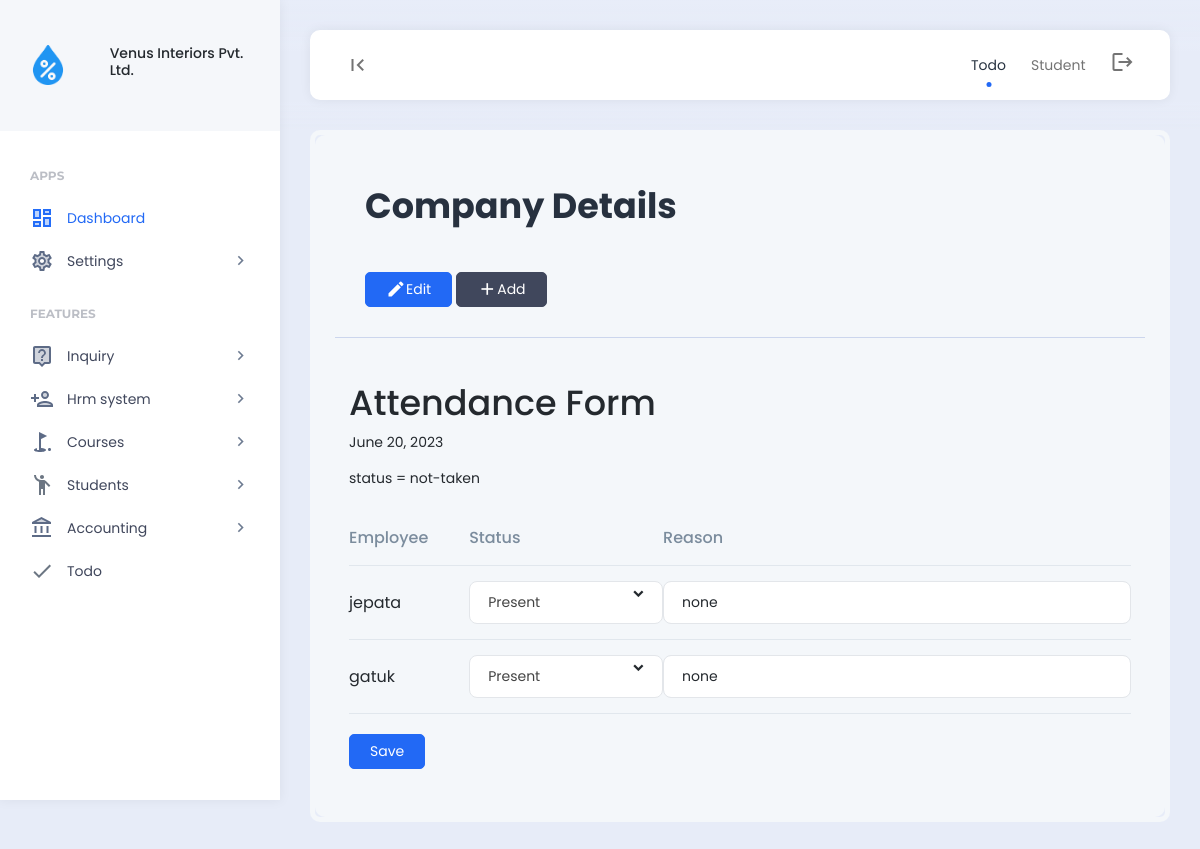
Page /manage_attendance/ on the earlier database version.
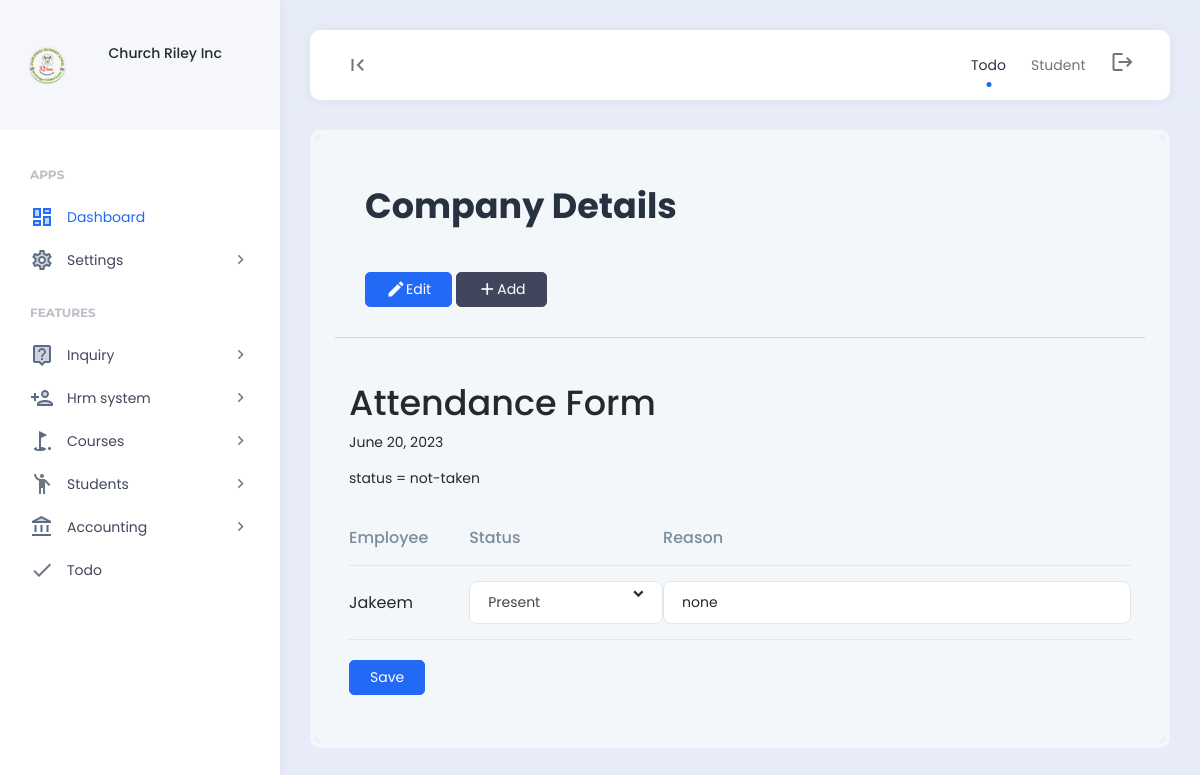
Same page on the later database version.
### features/models.py (models this page shows, shortened)
class Company(models.Model):
    company_name = models.CharField(max_length=255)
    company_address = models.CharField(max_length=255)
    company_email = models.CharField(max_length=255)
    company_contact_number = models.CharField(max_length=255)
    company_logo = models.ImageField(upload_to='company_images/')
    payment_terms = models.TextField()
    created = models.DateField(auto_now_add=True)
    class Meta:
        verbose_name_plural = "03. Company Setup"

### hrm/models.py (models this page shows, shortened)
class Employee(models.Model):
    department = models.ForeignKey(Department, on_delete=models.SET_NULL,null=True)
    designation = models.ForeignKey(Designation, on_delete=models.SET_NULL,null=True)
    user = models.OneToOneField(User, on_delete=models.CASCADE)
    permission = models.ForeignKey(Permission,on_delete=models.SET_NULL,null=True, blank=True)
    code = models.CharField(max_length=100,null=True, blank=True)
    email = models.CharField(max_length=200,null=True, blank=True)
    contact = models.CharField(max_length=200,null=True, blank=True)
    address = models.CharField(max_length=200,null=True, blank=True)
    emp_salary = models.CharField(max_length=200,null=True, blank=True)
    emp_password = models.CharField(max_length=200,null=True, blank=True)
    date_joined = models.DateTimeField(null=True, blank=True)
    date_modified = models.DateTimeField(auto_now=True)
    created = models.DateTimeField(auto_now_add=True)
    class Meta:
        verbose_name_plural = "01. Employees"

### hrm/views.py (the view)
# urls.py: path("manage_attendance/",views.manage_attendance,name="manage_attendance"),
def manage_attendance(request):
    if request.method == "POST":
        today_date = date.today()
        recent_attendance = Attendance.objects.filter(date=today_date).first()
        if recent_attendance:
            with transaction.atomic():
                Attendance.objects.filter(date=today_date).delete()
                status_list = request.POST.getlist("status")
                reason_list = request.POST.getlist("reason")
                employee_list = request.POST.getlist("employee")
                for status, reason, employee_id in zip(status_list, reason_list, employee_list):
                    employee = Employee.objects.get(id=int(employee_id))
                    attendance = Attendance.objects.create(
                        employee=employee,
                        date=today_date,
                        status=status,
                        reason=reason
                    )
                    attendance.save()
                messages.info(request, f"Attendance Updated for today.")
            return redirect('manage_attendance')
        else:
            status_list = request.POST.getlist("status")
            reason_list = request.POST.getlist("reason")
            employee_list = request.POST.getlist("employee")
            for status, reason, employee_id in zip(status_list, reason_list, employee_list):
                employee = Employee.objects.get(id=int(employee_id))
                attendance = Attendance.objects.create(employee=employee,date=today_date,status=status,reason=reason)
                attendance.save()
            messages.info(request, f"Attendance Updated for date:{today_date}")
            return redirect('manage_attendance')
    else:
        today_date=date.today()
        today_attendance = Attendance.objects.filter(date=today_date)
        if today_attendance.exists():
            attendance_object = Attendance.objects.filter(date=today_date)
            status = "taken"
        else:
            attendance_object=None
            status = "not-taken"
        employee=Employee.objects.all()
        context={
            'today_date':today_date,
            'employee':employee,
            'status':status,
            'attendance_object':attendance_object,
        }
        return render(request, 'hrm/attendance.html',context)

### account/context_processors.py (called while the page is built, shortened)
def custom_data(request):
    permissions = []
    company = Company.objects.all().order_by('-created').first()
    return {'permissions': permissions, 'company': company}

### templates/hrm/attendance.html (shortened to what this page needs)
{% include 'header.html' %}
<div class="app-content">
    <div class="content-wrapper">
        <div class="example-container">
            <div class="example-content bg-light">
                <div class="page-description d-flex align-items-center">
                    <div class="page-description-content flex-grow-1">
                        <h1>Company Details</h1>
                    </div>
                    <div class="page-description-actions">
                        <a href="" class="btn btn-primary"><i class="material-icons">edit</i>Edit</a>
                        <a href="" class="btn btn-dark"><i class="material-icons">add</i>Add</a>
                    </div>
                </div>
                <div class="card-body">
                  <h1>Attendance Form</h1>
                  <p>{{today_date}}</p>
                  <p>status = {{status}}</p>
                  <form method="POST" action="{% url 'manage_attendance' %}">
                    <table id="datatable1" class="display" style="width:100%">
                      <thead>
                        <tr>
                          <th>Employee</th>
                          <th colspan=3>Status</th>
                          <th>Reason</th>
                        </tr>
                      </thead>
                    <tbody>
                        {% for employee in employee %}
                        {% if attendance_object %}
                        {% for attendance_object in attendance_object %}
                        {% if attendance_object.employee == employee %}
                        <tr>
                          <td >
                            <input type="hidden" value="{{employee.id}}" name="employee">{{employee.user.first_name}}
                          </td>
                          <td colspan=3>
                            <select class="js-states form-control" tabindex="-1" style="display: none; width: 100%" name="status">
                              <optgroup label="Attendance Status">
                                <option value="present" {% if attendance_object.status == 'present' %}selected{% endif %}>Present</option>
                                <option value="half_day" {% if attendance_object.status == 'half_day' %}selected{% endif %}>Half Day</option>
                                <option value="absent" {% if attendance_object.status == 'absent' %}selected{% endif %}>Absent</option>
                              </optgroup>
                            </select>
                          </td>
                          <td>
                            <input type="text" class="form-control" name = "reason" {% if attendance_object.reason %} value="{{attendance_object.reason}}" value="none" {% endif %} >
                          </td>
                        </tr>
                        {% endif %}
                        {% endfor %}
                        {% else %}
                        <tr>
                          <td >
                            <input type="hidden" value="{{employee.id}}" name="employee">{{employee.user.first_name}}
                          </td>
                          <td colspan=3>
                          </td>
                          <td>
                            <input type="text" class="form-control" name = "reason" value="none">
                          </td>
                        </tr>
                        {% endif %}
                        {% endfor %}
                      </tbody>
                    </table>
                    <button class="btn btn-primary" type="submit">Save</button>
                </form>
            </div>
        </div>
    </div>
  </div>
{% include 'footer.html' %}

### templates/header.html (shortened to what this page needs)
{% load static %}
<body>
    {% include 'nav_links.html' %}
    <div class="app align-content-stretch d-flex flex-wrap">
        <div class="app-sidebar">
            <div class="logo d-flex align-items-center">
                <div class="row">
                    <div class="col-2">
                        <img src="{{company.company_logo.url}}" height="40">
                    </div>
                    <div class="col-2"></div>
                    <div class="col-8">
                        <div class="sidebar-user-switcher user-activity-online">
                            <h6>{{company.company_name}}</h6>
                        </div>
                    </div>
                </div>
            </div>
            <div class="app-menu">
                <ul class="accordion-menu">
                    <li class="sidebar-title">
                        Apps
                    </li>
                    <li class="active-page">
                        <a href="{% url 'home' %}" class="active"><i class="material-icons-two-tone">dashboard</i>Dashboard</a>
                    </li>
                    <li>
                        <a href=""><i class="material-icons-two-tone">settings</i>Settings<i class="material-icons has-sub-menu">keyboard_arrow_right</i></a>
                    </li>
                    <li class="sidebar-title">
                        Features
                    </li>
                    <li>
                        <a href=""><i class="material-icons-two-tone">live_help</i>Inquiry<i class="material-icons has-sub-menu">keyboard_arrow_right</i></a>
                    </li>
                    <li>
                        <a href=""><i class="material-icons-two-tone">person_add</i>Hrm system<i class="material-icons has-sub-menu">keyboard_arrow_right</i></a>
                    </li>
                    <li>
                        <a href=""><i class="material-icons-two-tone">golf_course</i>Courses<i class="material-icons has-sub-menu">keyboard_arrow_right</i></a>
                    </li>
                    <li>
                        <a href="#"><i class="material-icons-two-tone">emoji_people</i>Students<i class="material-icons has-sub-menu">keyboard_arrow_right</i></a>
                            </li>
                        </ul>
                    <li>
                        <a href="#"><i class="material-icons-two-tone">account_balance</i>Accounting<i class="material-icons has-sub-menu">keyboard_arrow_right</i></a>
                    </li>
                    <li>
                        <a href="{% url 'todo' %}"><i class="material-icons-two-tone">done</i>Todo</a>
                    </li>
            </div>
        </div>
        <div class="app-container">
            <div class="app-header">
                <nav class="navbar navbar-light navbar-expand">
                    <div class="container-fluid">
                        <div class="navbar-nav" id="navbarNav">
                            <ul class="navbar-nav">
                                <li class="nav-item">
                                    <a class="nav-link hide-sidebar-toggle-button" href="#"><i class="material-icons">first_page</i></a>
                                </li>
                            </ul>
                        </div>
                        <div class="d-flex">
                            <ul class="navbar-nav">
                                <li class="nav-item hidden-on-mobile">
                                    <a class="nav-link active" href="{% url 'todo' %}">Todo</a>
                                </li>
                                <li class="nav-item hidden-on-mobile">
                                    <a class="nav-link" href="{% url 'student' %}">Student</a>
                                </li>
                                <li class="nav-item">
                                    <a class="nav-link" href="{% url 'logout' %}"><i class="material-icons">logout</i></a>
                                </li>
                            </ul>
                        </div>
                    </div>
                </nav>
            </div>

Differences in the rows shown:
removed Company: company_logo (picture), company_name "Venus Interiors Pvt. Ltd."
removed Employee: user.first_name "jepata"
removed Employee: user.first_name "gatuk"
added Company: company_logo (picture), company_name "Church Riley Inc"
added Employee: user.first_name "Jakeem"
